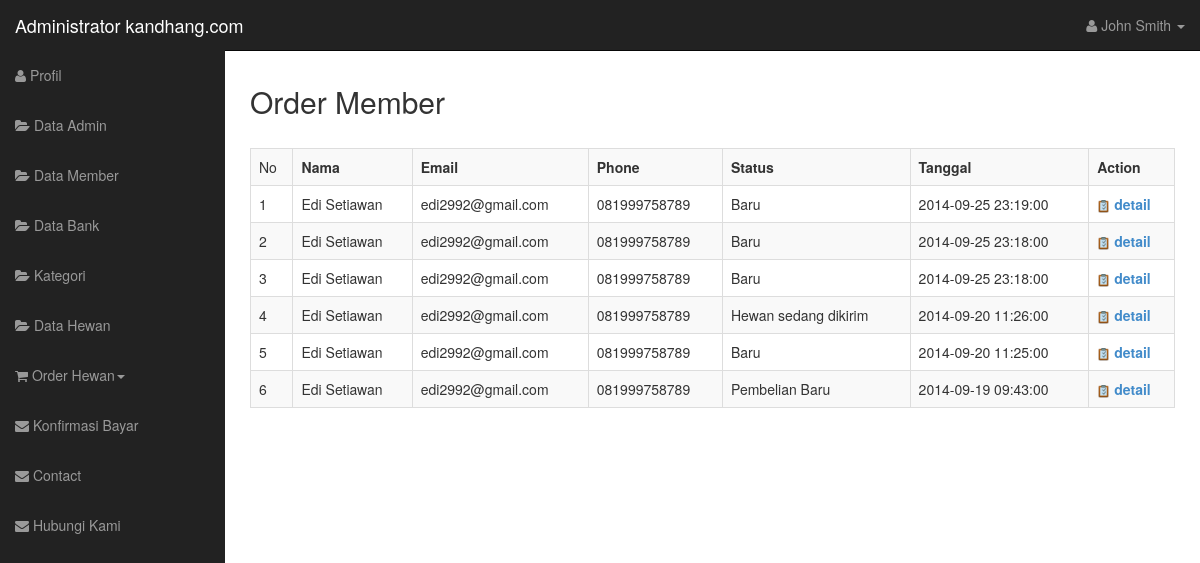
The page /admin_kd/index.php?page=61 (signed in) on the database its author committed.
### tables this page shows
CREATE TABLE IF NOT EXISTS `tb_alamat_kirim` (
  `kirim_id` int(11) unsigned NOT NULL AUTO_INCREMENT,
  `kirim_nama_penerima` varchar(20) DEFAULT NULL,
  `kirim_telepon` varchar(12) DEFAULT NULL,
  `kirim_provinsi` varchar(20) DEFAULT NULL,
  `kirim_kota` varchar(30) DEFAULT NULL,
  `kirim_kecamatan` varchar(30) DEFAULT NULL,
  `kirim_almt_lengkap` varchar(30) DEFAULT NULL,
  `tanpa_akun_id` int(11) DEFAULT NULL,
  `profil_id` int(11) DEFAULT NULL,
  PRIMARY KEY (`kirim_id`)
);

CREATE TABLE IF NOT EXISTS `tb_profil` (
  `profil_id` int(11) unsigned NOT NULL AUTO_INCREMENT,
  `profil_nama` varchar(12) DEFAULT NULL,
  `profil_tgl_lahir` date DEFAULT NULL,
  `profil_telepon` varchar(12) DEFAULT NULL,
  `profil_provinsi` int(11) DEFAULT NULL,
  `profil_kabupaten` int(11) DEFAULT NULL,
  `profil_kecamatan` int(11) DEFAULT NULL,
  `profil_alamat` tinyblob,
  `member_id` int(11) DEFAULT NULL,
  PRIMARY KEY (`profil_id`)
);

CREATE TABLE IF NOT EXISTS `tb_member` (
  `member_id` int(10) unsigned NOT NULL AUTO_INCREMENT,
  `member_email` varchar(50) DEFAULT NULL,
  `member_password` varchar(50) DEFAULT NULL,
  `member_tanggal` datetime DEFAULT NULL,
  PRIMARY KEY (`member_id`)
);

CREATE TABLE IF NOT EXISTS `tb_order` (
  `order_id` int(11) unsigned NOT NULL AUTO_INCREMENT,
  `date` datetime DEFAULT NULL,
  `kirim_id` int(11) DEFAULT NULL,
  `status_order` varchar(50) DEFAULT NULL,
  PRIMARY KEY (`order_id`)
);

### admin_kd/order-m-show.php (the view, shortened to what this page needs)
 <?php
 $sql_show="SELECT *
FROM
    tb_alamat_kirim
    INNER JOIN tb_order
        ON (tb_alamat_kirim.kirim_id = tb_order.kirim_id)
    INNER JOIN tb_profil
        ON (tb_profil.profil_id = tb_alamat_kirim.profil_id)
    INNER JOIN tb_member
        ON (tb_member.member_id = tb_profil.member_id) ORDER BY tb_order.order_id DESC";
  $result=mysql_query($sql_show);
 ?>
  <h2>Order Member</h2>
            <div class="table-responsive">
               <br />
              <table  class="table table-bordered table-hover table-striped tablesorter">
                  <tr>
                    <td colspan="1">No</th>
                    <th>Nama</th>
                    <th>Email</th>
                    <th>Phone</th>
                    <th>Status</th>
                    <th>Tanggal</th>
                    <th>Action</th>
                  </tr>
 <?php
 $no=0;
 while($data=mysql_fetch_array($result)){
 $no++;
 ?>
                  <tr>
                    <td colspan="1"><?php echo $no; ?></td>
                    <td><?php echo $data['profil_nama']; ?></td>
                    <td><?php echo $data['member_email']; ?></td>
                    <td><?php echo $data['profil_telepon']; ?></td>
                    <td><?php echo $data['status_order']; ?></td>
                    <td><?php echo $data['date']; ?></td>
                    <th><a href="order-m-detail.php?action=<?php echo $data['order_id']; ?>"><img src="icon/detail.png" /> detail</a></th>
                  </tr>
  <?php
  }
  ?>
              </table>
            </div>

### admin_kd/css/sb-admin.css (style rules this page uses)
body { margin-top: 50px; }

### rows shown on the page
tb_alamat_kirim: profil.profil_nama "Edi Setiawan", tb_member.member_email "edi2992@gmail.com", profil.profil_telepon "081999758789", tb_order.status_order "Baru", tb_order.date "2014-09-25 23:19:00"
tb_alamat_kirim: profil.profil_nama "Edi Setiawan", tb_member.member_email "edi2992@gmail.com", profil.profil_telepon "081999758789", tb_order.status_order "Baru", tb_order.date "2014-09-25 23:18:00"
tb_alamat_kirim: profil.profil_nama "Edi Setiawan", tb_member.member_email "edi2992@gmail.com", profil.profil_telepon "081999758789", tb_order.status_order "Baru", tb_order.date "2014-09-25 23:18:00"
tb_alamat_kirim: profil.profil_nama "Edi Setiawan", tb_member.member_email "edi2992@gmail.com", profil.profil_telepon "081999758789", tb_order.status_order "Hewan sedang dikirim", tb_order.date "2014-09-20 11:26:00"
tb_alamat_kirim: profil.profil_nama "Edi Setiawan", tb_member.member_email "edi2992@gmail.com", profil.profil_telepon "081999758789", tb_order.status_order "Baru", tb_order.date "2014-09-20 11:25:00"
tb_alamat_kirim: profil.profil_nama "Edi Setiawan", tb_member.member_email "edi2992@gmail.com", profil.profil_telepon "081999758789", tb_order.status_order "Pembelian Baru", tb_order.date "2014-09-19 09:43:00"
